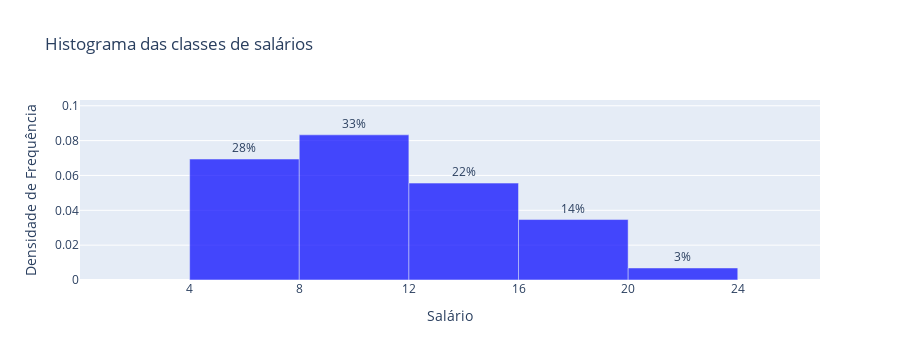

Notebook code cell kept with this figure:
### Code cell
midpoints = [intervals[i] + 2 for i in range(len(intervals))]

# plotly
fig = go.Figure()

fig.add_trace(go.Bar(
    x=midpoints[:-1], # escolher qual é tomado como referência para o centro da barra
    y=densidade,
    marker=dict(color='blue', opacity=0.7),
    width=[intervals[i + 1] - intervals[i] for i in range(len(intervals) - 1)],
    # marker= {'color': 'blue', 'opacity': '0.7'} 'equivalente
    text=[f'{round(p)}%' for p in porc],  # especifica o texto criando a lista na hora
    textposition='outside'
))

fig.update_layout(
    title='Histograma das classes de salários',
    xaxis=dict(
        title='Salário',
        tickvals=intervals, # Define os valores dos ticks no eixo X
        range=[0, intervals[-1] + 3]  # Garantir que o eixo cubra todos os intervalos
        # ticktext=[f'{intervals[i]}-{intervals[i + 1]}' for i in range(len(intervals) - 1)] 
    ),
    yaxis=dict(
        title='Densidade de Frequência',
        range=[0, max(densidade) + 0.02]  # Define o intervalo do eixo Y
    ),
    bargap=0.2,
)

fig.show()

### Figure 1 — Plotly figure (JSON) as saved in the notebook; plotly's stock layout.template omitted (floating-point values rounded to 4 significant figures)
{"data": [{"marker": {"color": "blue", "opacity": 0.7}, "text": ["28%", "33%", "22%", "14%", "3%"], "textposition": "outside", "type": "bar", "width": [4, 4, 4, 4, 4], "x": [6, 10, 14, 18, 22], "y": [0.0694, 0.0833, 0.0556, 0.0347, 0.0069]}], "layout": {"bargap": 0.2, "height": 360, "title": {"text": "Histograma das classes de salários"}, "xaxis": {"range": [0, 27], "tickvals": [4, 8, 12, 16, 20, 24], "title": {"text": "Salário"}, "type": "linear"}, "yaxis": {"range": [0, 0.1033], "title": {"text": "Densidade de Frequência"}, "type": "linear"}}}
